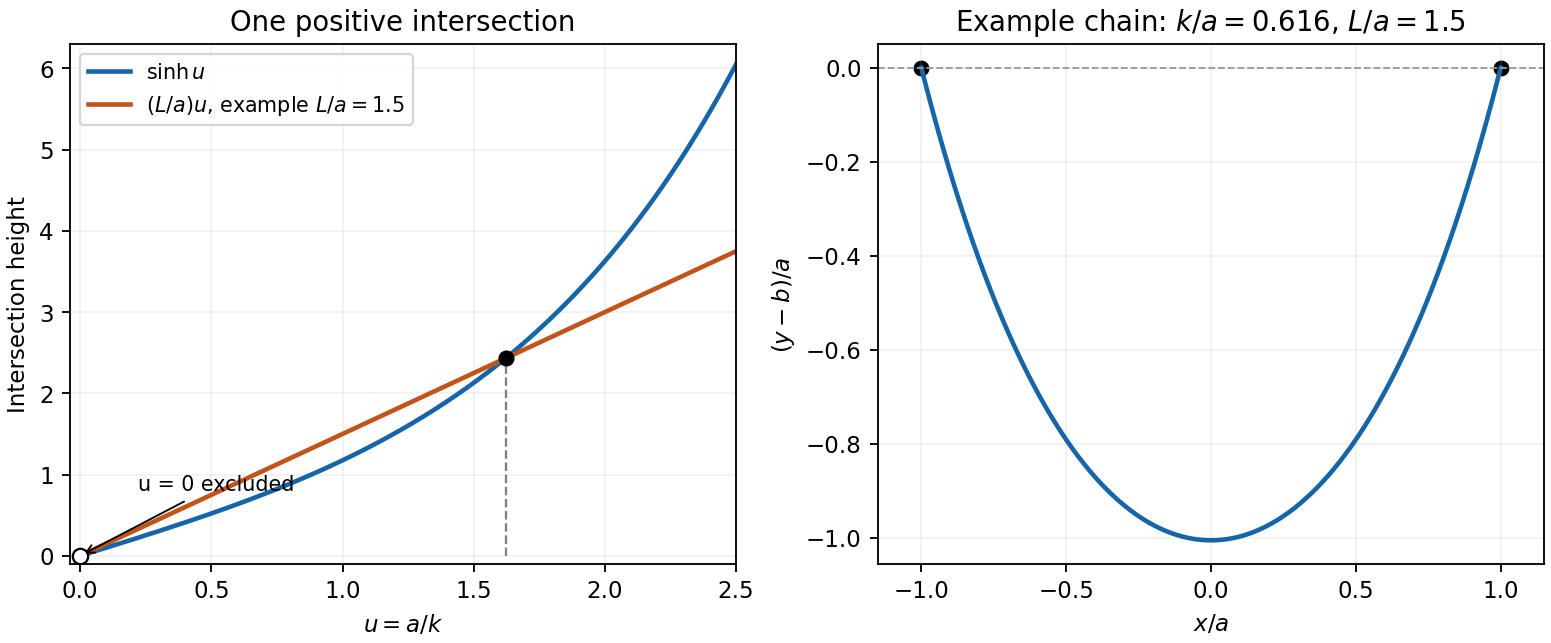

Write the Python code that produced this figure.
"""Original catenary graphical proof; Python 3.14, NumPy, Matplotlib. PNG to cwd."""
import numpy as np
import matplotlib

matplotlib.use("Agg")
import matplotlib.pyplot as plt

q = 1.5
lo, hi = 0.01, 3.0
for _ in range(70):
    mid = (lo + hi) / 2
    if np.sinh(mid) / mid < q:
        lo = mid
    else:
        hi = mid
root = (lo + hi) / 2
k = 1 / root
fig, axes = plt.subplots(1, 2, figsize=(9.4, 3.9), layout="constrained", facecolor="white")
u = np.linspace(0, 2.5, 800)
axes[0].plot(u, np.sinh(u), lw=2, color="#1565a8", label=r"$\sinh u$")
axes[0].plot(u, q * u, lw=2, color="#c35419", label=r"$(L/a)u$, example $L/a=1.5$")
axes[0].scatter([root], [q * root], color="black", zorder=4)
axes[0].plot([root, root], [0, q * root], "--", color="0.5", lw=1)
axes[0].scatter([0], [0], facecolor="white", edgecolor="black", s=45, zorder=4)
axes[0].annotate("u = 0 excluded", (0, 0), (0.22, 0.8), arrowprops={"arrowstyle": "->", "lw": 0.8}, fontsize=9)
axes[0].set(xlim=(-0.04, 2.5), ylim=(-0.1, 6.3), xlabel=r"$u=a/k$", ylabel="Intersection height", title="One positive intersection")
axes[0].legend(fontsize=9, loc="upper left")
x = np.linspace(-1, 1, 600)
y = k * (np.cosh(x / k) - np.cosh(1 / k))
axes[1].plot(x, y, color="#1565a8", lw=2)
axes[1].scatter([-1, 1], [0, 0], color="black", s=35)
axes[1].axhline(0, color="0.6", lw=0.8, ls="--")
axes[1].set(xlim=(-1.15, 1.15), xlabel=r"$x/a$", ylabel=r"$(y-b)/a$", title=rf"Example chain: $k/a={k:.3f}$, $L/a=1.5$")
for ax in axes:
    ax.grid(alpha=0.17)
fig.savefig("paper-1-q9-catenary-uniqueness.png", dpi=165, facecolor="white")
plt.close(fig)
